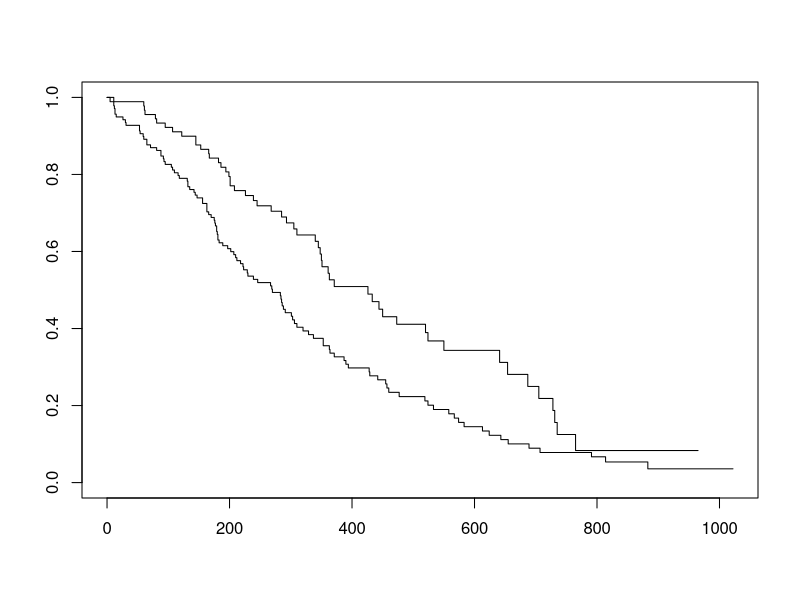
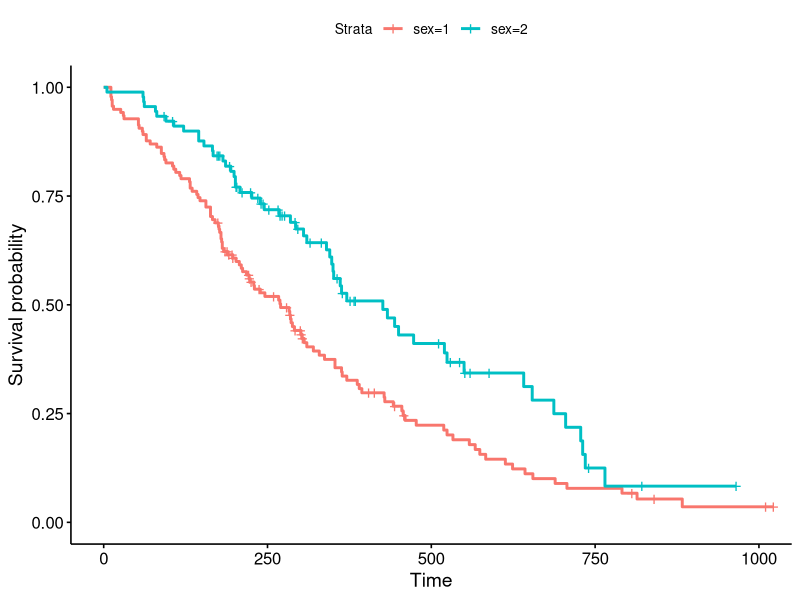
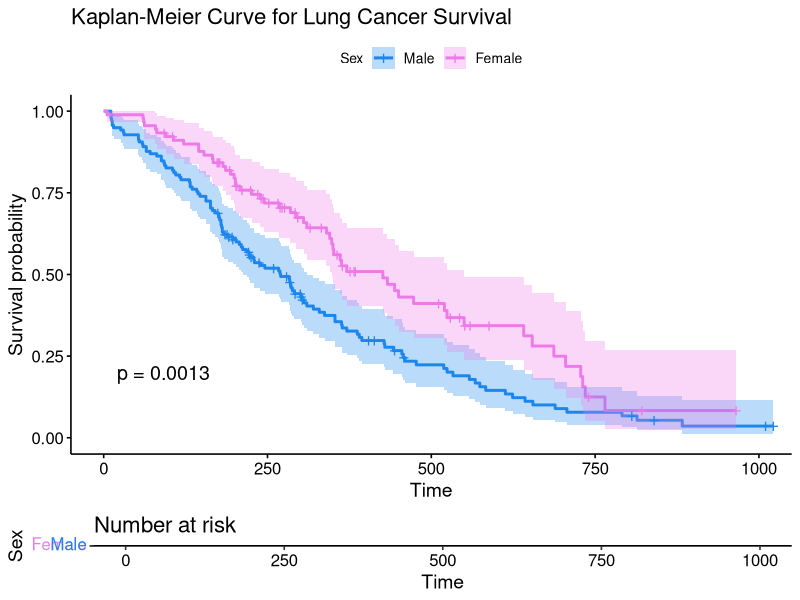

Reproduce these figures in R, in order.
## ---- chunk 1
knitr::opts_chunk$set(collapse = TRUE, dev = "png",highlight = T, warning = FALSE)
#Sys.setlocale('LC_ALL','C') # Embed this directly in the Rmarkdown script that contains the Chinese character comment
options(digits=3)
options(max.print=200)
## ---- chunk 2
# 确保在导入前安装好
library(survival)
library(dplyr)
library(survminer)
## ---- chunk 3
lung <- as_tibble(lung)
lung
## ---- chunk 4
s <- Surv(time = lung$time, event = lung$status)
class(s)
s
## ---- chunk 5
survfit(s~1)
# 前面操作可以一步完成
survfit(Surv(time, status)~1, data=lung)
## ---- chunk 6
sfit <- survfit(Surv(time, status)~1, data=lung)
summary(sfit)
## ---- chunk 7
sfit <- survfit(Surv(time, status)~sex, data=lung)
sfit
summary(sfit)
## ---- chunk 8
summary(sfit, times=seq(0, 1000, 100))
## ---- chunk 9
plot(sfit)
## ---- chunk 10
library(survminer)
ggsurvplot(sfit)

## ---- chunk 11
ggsurvplot(sfit, conf.int=TRUE, pval=TRUE, risk.table=TRUE, 
           legend.labs=c("Male", "Female"), legend.title="Sex",  
           palette=c("dodgerblue2", "orchid2"), 
           title="Kaplan-Meier Curve for Lung Cancer Survival", 
           risk.table.height=.15)
